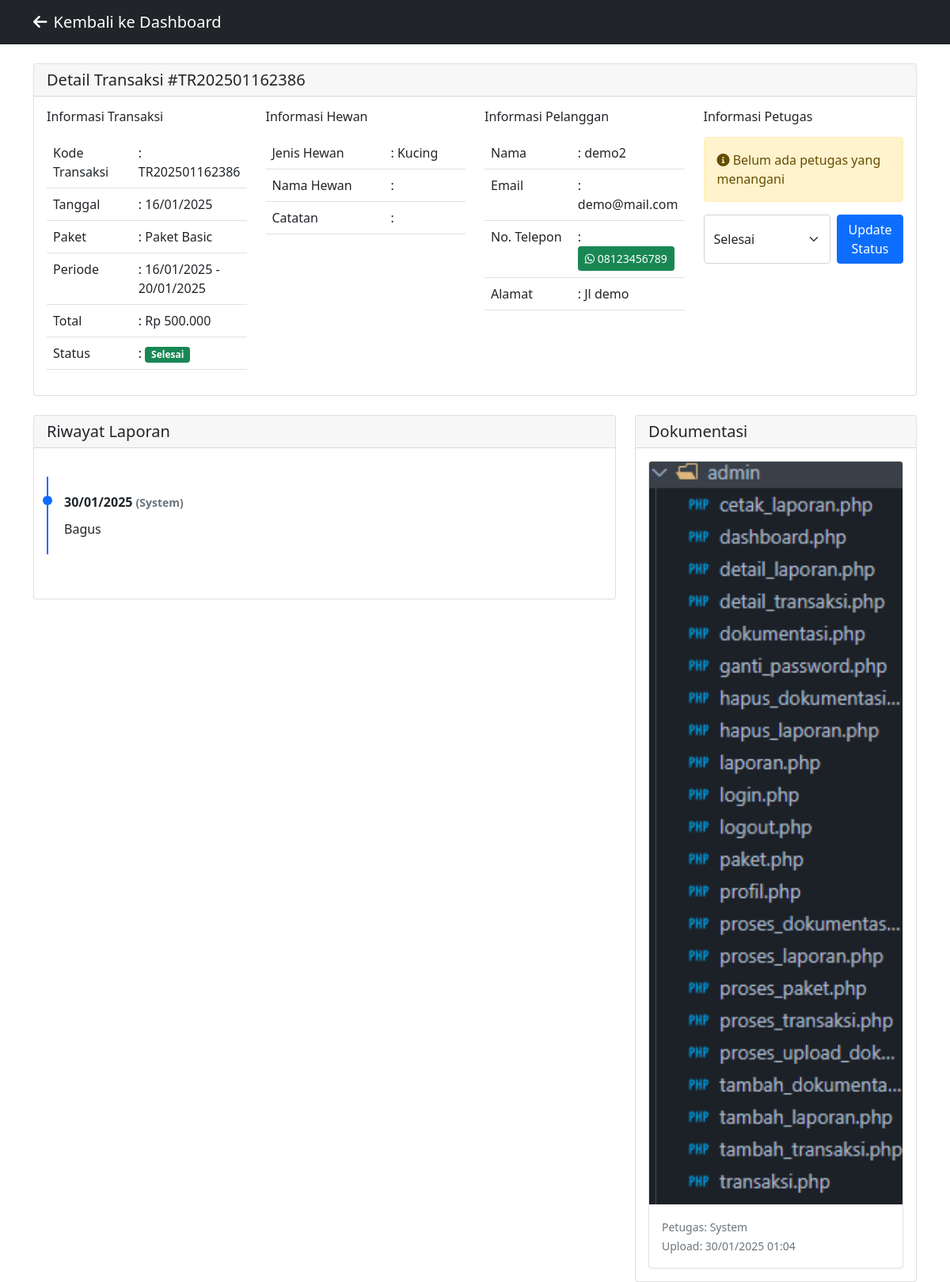
The page /admin/detail_transaksi.php?kd=TR202501162386 (signed in) on the database its author committed.
### tables this page shows
CREATE TABLE `transaksi` (
  `kd_tr` varchar(20) NOT NULL,
  `id_admin` int DEFAULT NULL,
  `id_paket` varchar(10) DEFAULT NULL,
  `id_kategori` int DEFAULT NULL,
  `tgl_transaksi` date NOT NULL,
  `tgl_awal` date NOT NULL,
  `tgl_akhir` date NOT NULL,
  `total_harga` decimal(10,2) NOT NULL,
  `status` enum('pending','proses','selesai','diambil') DEFAULT 'pending',
  `created_at` timestamp NOT NULL DEFAULT CURRENT_TIMESTAMP,
  `id_user` int DEFAULT NULL,
  `id_karyawan` int DEFAULT NULL
);

CREATE TABLE `paket` (
  `id_paket` varchar(10) NOT NULL,
  `nama_paket` varchar(100) NOT NULL,
  `harga` decimal(10,2) NOT NULL,
  `deskripsi` text,
  `created_at` timestamp NOT NULL DEFAULT CURRENT_TIMESTAMP
);

CREATE TABLE `kategori_hewan` (
  `id_kategori` int NOT NULL,
  `nama_kategori` varchar(100) NOT NULL,
  `deskripsi` text,
  `status` enum('aktif','nonaktif') DEFAULT 'aktif',
  `created_at` timestamp NOT NULL DEFAULT CURRENT_TIMESTAMP
);

CREATE TABLE `users` (
  `id_user` int NOT NULL,
  `username` varchar(50) NOT NULL,
  `password` varchar(255) NOT NULL,
  `nama_lengkap` varchar(100) NOT NULL,
  `email` varchar(100) NOT NULL,
  `no_telp` varchar(15) DEFAULT NULL,
  `alamat` text,
  `status` enum('aktif','nonaktif') DEFAULT 'aktif',
  `created_at` timestamp NOT NULL DEFAULT CURRENT_TIMESTAMP
);

CREATE TABLE `detail_laporan` (
  `id_detail` int NOT NULL,
  `kd_tr` varchar(20) DEFAULT NULL,
  `tanggal` datetime NOT NULL,
  `keterangan` text,
  `created_at` timestamp NOT NULL DEFAULT CURRENT_TIMESTAMP,
  `id_karyawan` int DEFAULT NULL
);

CREATE TABLE `dokumentasi` (
  `id_dokumentasi` int NOT NULL,
  `kd_tr` varchar(20) DEFAULT NULL,
  `nama_file` varchar(255) NOT NULL,
  `jenis_file` varchar(50) DEFAULT NULL,
  `url_file` text NOT NULL,
  `created_at` timestamp NOT NULL DEFAULT CURRENT_TIMESTAMP,
  `id_karyawan` int DEFAULT NULL
);

### includes/config.php (called while the page is built, shortened)
<?php
$conn = mysqli_connect(DB_SERVER, DB_USERNAME, DB_PASSWORD, DB_NAME);
function clean($string) {
    global $conn;
    return mysqli_real_escape_string($conn, $string);
}
?>

### admin/detail_transaksi.php (the view, shortened to what this page needs)
<?php
require_once '../includes/config.php';
$kd_tr = clean($_GET['kd']);
$query = "SELECT t.*, p.nama_paket, p.harga, u.nama_lengkap, u.email, u.no_telp, u.alamat,
          k.nama_lengkap as nama_karyawan, k.no_telp as telp_karyawan, k.email as email_karyawan,
          kh.nama_kategori, kh.deskripsi as deskripsi_kategori
          FROM transaksi t
          JOIN paket p ON t.id_paket = p.id_paket
          JOIN users u ON t.id_user = u.id_user
          LEFT JOIN karyawan k ON t.id_karyawan = k.id_karyawan
          LEFT JOIN kategori_hewan kh ON t.id_kategori = kh.id_kategori
          WHERE t.kd_tr = ?";
$stmt = mysqli_prepare($conn, $query);
mysqli_stmt_bind_param($stmt, "s", $kd_tr);
mysqli_stmt_execute($stmt);
$transaksi = mysqli_fetch_assoc(mysqli_stmt_get_result($stmt));
$info_hewan = [
    'nama' => '',
    'catatan' => ''
];
$query_laporan = "SELECT dl.*, k.nama_lengkap as nama_karyawan
                 FROM detail_laporan dl
                 LEFT JOIN karyawan k ON dl.id_karyawan = k.id_karyawan
                 WHERE dl.kd_tr = ?
                 ORDER BY dl.tanggal DESC";
$stmt = mysqli_prepare($conn, $query_laporan);
mysqli_stmt_bind_param($stmt, "s", $kd_tr);
mysqli_stmt_execute($stmt);
$result_laporan = mysqli_stmt_get_result($stmt);
$query_dokumentasi = "SELECT d.*, k.nama_lengkap as nama_karyawan
                     FROM dokumentasi d
                     LEFT JOIN karyawan k ON d.id_karyawan = k.id_karyawan
                     WHERE d.kd_tr = ?
                     ORDER BY d.created_at DESC";
$stmt = mysqli_prepare($conn, $query_dokumentasi);
mysqli_stmt_bind_param($stmt, "s", $kd_tr);
mysqli_stmt_execute($stmt);
$result_dokumentasi = mysqli_stmt_get_result($stmt);
?>
<!DOCTYPE html>
<html lang="id">
<head>
    <link href="https://cdn.jsdelivr.net/npm/bootstrap@5.1.3/dist/css/bootstrap.min.css" rel="stylesheet">
    <link rel="stylesheet" href="https://cdnjs.cloudflare.com/ajax/libs/font-awesome/6.0.0/css/all.min.css">
</head>
<body>
    <nav class="navbar navbar-expand-lg navbar-dark bg-dark">
        <div class="container">
            <a class="navbar-brand" href="dashboard.php">
                <i class="fas fa-arrow-left me-2"></i>Kembali ke Dashboard
            </a>
        </div>
    </nav>
    <div class="container mt-4">
        <div class="card mb-4">
            <div class="card-header">
                <h5 class="mb-0">Detail Transaksi #<?php echo $kd_tr; ?></h5>
            </div>
            <div class="card-body">
                <div class="row">
                    <div class="col-md-3">
                        <h6 class="mb-3">Informasi Transaksi</h6>
                        <table class="table">
                            <tr>
                                <td width="150">Kode Transaksi</td>
                                <td>: <?php echo $transaksi['kd_tr']; ?></td>
                            </tr>
                            <tr>
                                <td>Tanggal</td>
                                <td>: <?php echo date('d/m/Y', strtotime($transaksi['tgl_transaksi'])); ?></td>
                            </tr>
                            <tr>
                                <td>Paket</td>
                                <td>: <?php echo $transaksi['nama_paket']; ?></td>
                            </tr>
                            <tr>
                                <td>Periode</td>
                                <td>: <?php echo date('d/m/Y', strtotime($transaksi['tgl_awal'])); ?> -
                                     <?php echo date('d/m/Y', strtotime($transaksi['tgl_akhir'])); ?></td>
                            </tr>
                            <tr>
                                <td>Total</td>
                                <td>: Rp <?php echo number_format($transaksi['total_harga'], 0, ',', '.'); ?></td>
                            </tr>
                            <tr>
                                <td>Status</td>
                                <td>:
                                    <span class="badge bg-<?php
                                        echo $transaksi['status'] == 'pending' ? 'warning' :
                                            ($transaksi['status'] == 'proses' ? 'primary' : 'success');
                                    ?>">
                                        <?php echo ucfirst($transaksi['status']); ?>
                                    </span>
                                </td>
                            </tr>
                        </table>
                    </div>
                    <div class="col-md-3">
                        <h6 class="mb-3">Informasi Hewan</h6>
                        <table class="table">
                            <tr>
                                <td width="150">Jenis Hewan</td>
                                <td>: <?php echo $transaksi['nama_kategori']; ?></td>
                            </tr>
                            <tr>
                                <td>Nama Hewan</td>
                                <td>: <?php echo $info_hewan['nama']; ?></td>
                            </tr>
                            <tr>
                                <td>Catatan</td>
                                <td>: <?php echo $info_hewan['catatan']; ?></td>
                            </tr>
                        </table>
                    </div>
                    <div class="col-md-3">
                        <h6 class="mb-3">Informasi Pelanggan</h6>
                        <table class="table">
                            <tr>
                                <td width="150">Nama</td>
                                <td>: <?php echo $transaksi['nama_lengkap']; ?></td>
                            </tr>
                            <tr>
                                <td>Email</td>
                                <td>: <?php echo $transaksi['email']; ?></td>
                            </tr>
                            <tr>
                                <td>No. Telepon</td>
                                <td>:
                                    <a href="https://wa.me/<?php echo str_replace(['+', ' ', '-'], '', $transaksi['no_telp']); ?>"
                                       class="btn btn-success btn-sm" target="_blank">
                                        <i class="fab fa-whatsapp"></i> <?php echo $transaksi['no_telp']; ?>
                                    </a>
                                </td>
                            </tr>
                            <tr>
                                <td>Alamat</td>
                                <td>: <?php echo $transaksi['alamat']; ?></td>
                            </tr>
                        </table>
                    </div>
                    <div class="col-md-3">
                        <h6 class="mb-3">Informasi Petugas</h6>
                        <?php if($transaksi['id_karyawan']): ?>
                            <table class="table">
                                <tr>
                                    <td width="150">Nama Petugas</td>
                                    <td>: <?php echo $transaksi['nama_karyawan']; ?></td>
                                </tr>
                                <tr>
                                    <td>Email</td>
                                    <td>: <?php echo $transaksi['email_karyawan']; ?></td>
                                </tr>
                                <tr>
                                    <td>No. Telepon</td>
                                    <td>:
                                        <a href="https://wa.me/<?php echo str_replace(['+', ' ', '-'], '', $transaksi['telp_karyawan']); ?>"
                                           class="btn btn-success btn-sm" target="_blank">
                                            <i class="fab fa-whatsapp"></i> <?php echo $transaksi['telp_karyawan']; ?>
                                        </a>
                                    </td>
                                </tr>
                                <tr>
                                    <td>Status</td>
                                    <td>:
                                        <?php if($transaksi['status'] == 'proses'): ?>
                                            <span class="badge bg-primary">Sedang Menangani</span>
                                        <?php elseif($transaksi['status'] == 'selesai'): ?>
                                            <span class="badge bg-success">Selesai</span>
                                        <?php endif; ?>
                                    </td>
                                </tr>
                            </table>
                        <?php else: ?>
                            <div class="alert alert-warning">
                                <i class="fas fa-info-circle"></i> Belum ada petugas yang menangani
                            </div>
                        <?php endif; ?>
                        <div class="mt-3">
                            <form action="update_status.php" method="post" class="d-flex gap-2">
                                <select name="status" class="form-select">
                                    <option value="selesai" <?php echo $transaksi['status'] == 'selesai' ? 'selected' : ''; ?>>Selesai</option>
                                </select>
                                <button type="submit" class="btn btn-primary">Update Status</button>
                            </form>
                        </div>
                    </div>
                </div>
            </div>
        </div>
        <div class="row">
            <div class="col-md-8">
                <div class="card mb-4">
                    <div class="card-header">
                        <h5 class="mb-0">Riwayat Laporan</h5>
                    </div>
                    <div class="card-body">
                        <div class="timeline">
                            <?php if(mysqli_num_rows($result_laporan) > 0): ?>
                                <?php while($laporan = mysqli_fetch_assoc($result_laporan)): ?>
                                    <div class="timeline-item">
                                        <div class="timeline-date">
                                            <?php echo date('d/m/Y', strtotime($laporan['tanggal'])); ?>
                                            <small class="text-muted">(<?php echo $laporan['nama_karyawan'] ?: 'System'; ?>)</small>
                                        </div>
                                        <div class="timeline-content">
                                            <?php echo nl2br($laporan['keterangan']); ?>
                                        </div>
                                    </div>
                                <?php endwhile; ?>
                            <?php else: ?>
                                <p class="text-center text-muted">Belum ada laporan</p>
                            <?php endif; ?>
                        </div>
                    </div>
                </div>
            </div>
            <div class="col-md-4">
                <div class="card">
                    <div class="card-header">
                        <h5 class="mb-0">Dokumentasi</h5>
                    </div>
                    <div class="card-body">
                        <?php if(mysqli_num_rows($result_dokumentasi) > 0): ?>
                            <div class="row g-3">
                                <?php while($foto = mysqli_fetch_assoc($result_dokumentasi)): ?>
                                    <div class="col-12">
                                        <div class="card">
                                            <img src="../<?php echo $foto['url_file']; ?>" class="card-img-top" alt="Dokumentasi">
                                            <div class="card-body">
                                                <small class="text-muted">
                                                    Petugas: <?php echo $foto['nama_karyawan'] ?: 'System'; ?><br>
                                                    Upload: <?php echo date('d/m/Y H:i', strtotime($foto['created_at'])); ?>
                                                </small>
                                            </div>
                                        </div>
                                    </div>
                                <?php endwhile; ?>
                            </div>
                        <?php else: ?>
                            <p class="text-center text-muted">Belum ada foto dokumentasi</p>
                        <?php endif; ?>
                    </div>
                </div>
            </div>
        </div>
    </div>
</body>
</html>

### admin/detail_transaksi.php (style rules this page uses)
.timeline { position: relative; padding: 20px 0; }
.timeline-item { padding: 20px; border-left: 2px solid #0d6efd; position: relative; margin-bottom: 20px; }
.timeline-item::before { content: ''; position: absolute; width: 12px; height: 12px; background: #0d6efd; border-radius: 50%; left: -7px; top: 24px; }
.timeline-date { font-weight: bold; margin-bottom: 10px; }

### rows shown on the page
transaksi: kd_tr "TR202501162386", tgl_transaksi "16/01/2025", id_paket.nama_paket "Paket Basic", tgl_awal "16/01/2025", tgl_akhir "20/01/2025", total_harga "500.000", status "Selesai", id_kategori.nama_kategori "Kucing", id_user.nama_lengkap "demo2", id_user.email "demo@mail.com", id_user.no_telp "08123456789", id_user.alamat "Jl demo"
detail_laporan: tanggal "30/01/2025", nama_karyawan "System", keterangan "Bagus"
dokumentasi: url_file (picture), nama_karyawan "System", created_at "30/01/2025 01:04"

### other values the page prints
$kd_tr "TR202501162386"
